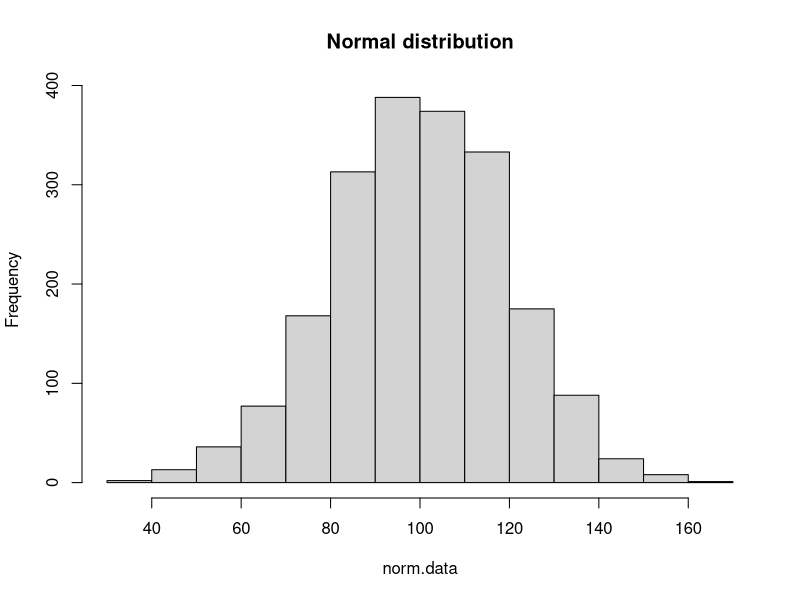
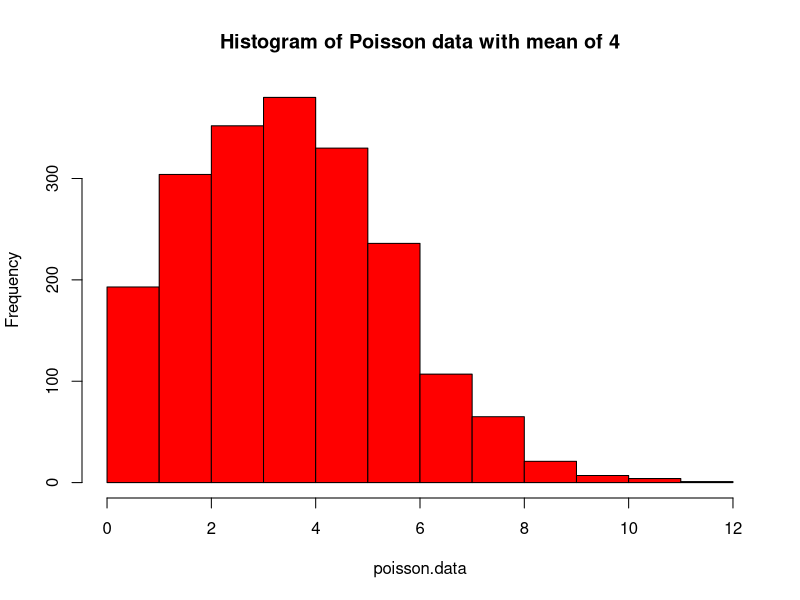
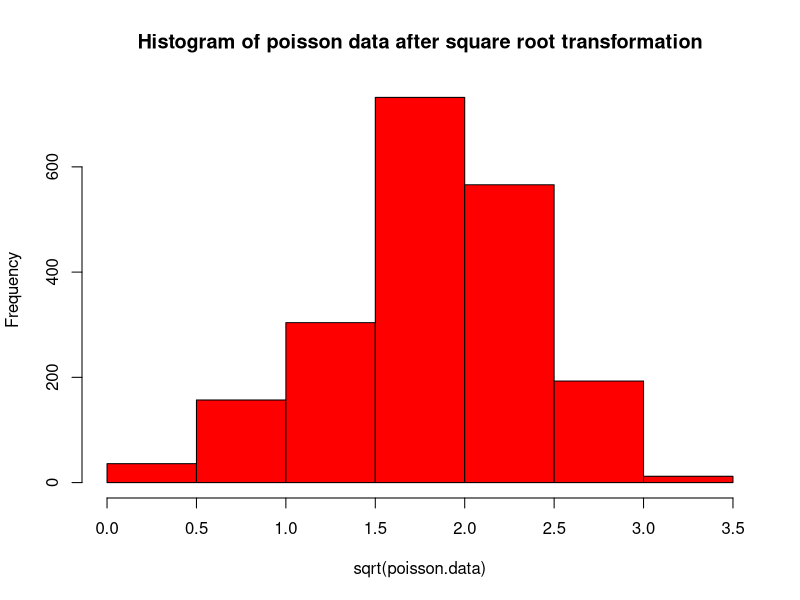
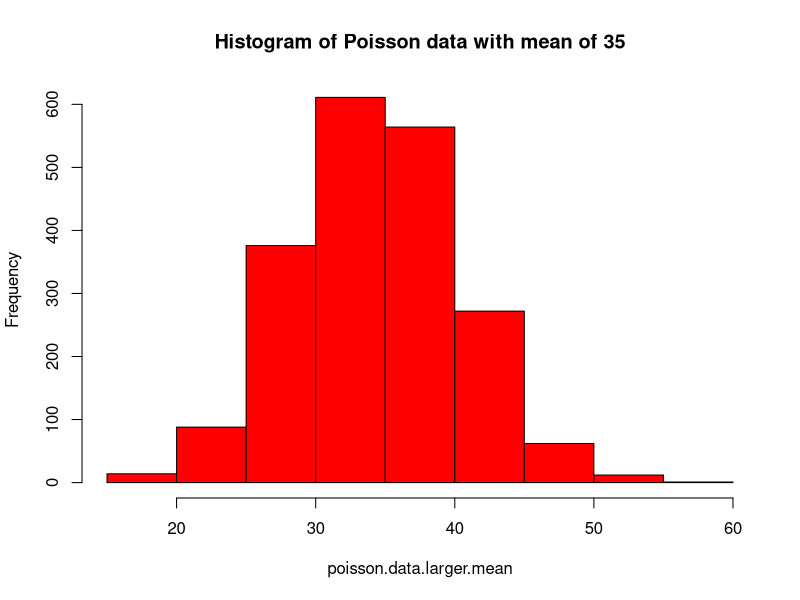
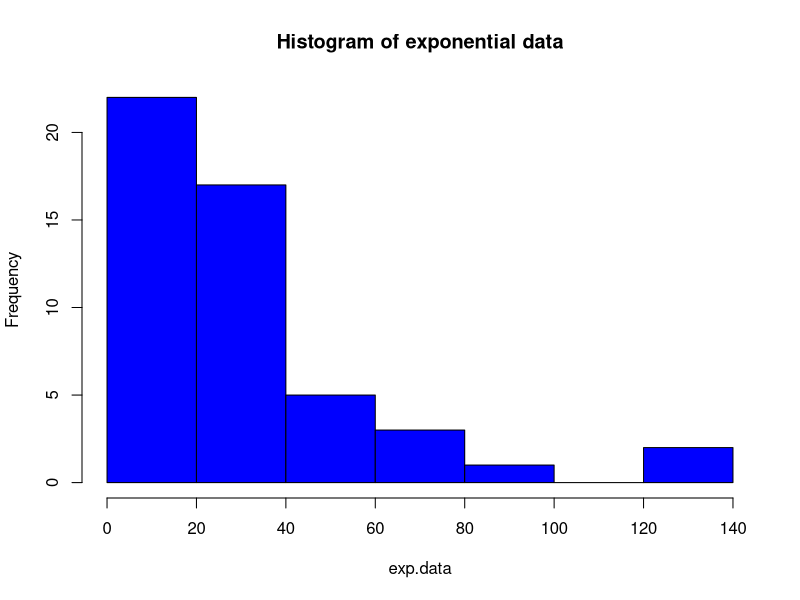
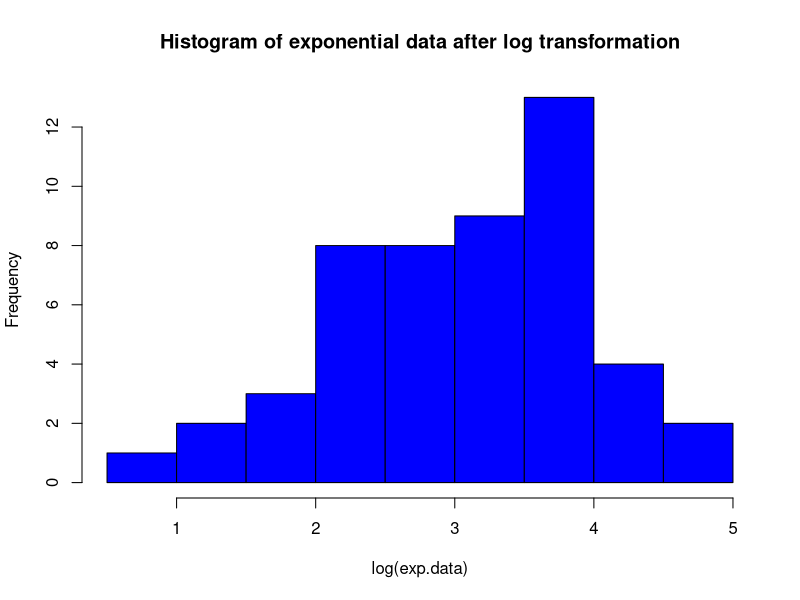

Recreate these plots in R, in order.
## ---- chunk 1
set.seed (12768)
norm.data<-rnorm(n = 2000, mean = 100, sd = 20)
hist(norm.data, main = "Normal distribution")
## ---- chunk 2
set.seed (12768)
poisson.data<-rpois(n = 2000, lambda = 4)
hist(poisson.data, col = "red",main = "Histogram of Poisson data with mean of 4")
## ---- chunk 3
hist(sqrt(poisson.data),col = "red", main = "Histogram of poisson data after square root transformation")

## ---- chunk 4
set.seed (12768)
poisson.data.larger.mean<-rpois(n = 2000, lambda = 35)
hist(poisson.data.larger.mean, col = "red", main = "Histogram of Poisson data with mean of 35")
## ---- chunk 5
set.seed (12768)
exp.data<-rlnorm(n = 50, 3,1)
hist(exp.data, main="Histogram of exponential data",col="blue")
## ---- chunk 6
hist(log(exp.data),col="blue", main="Histogram of exponential data after log transformation")
